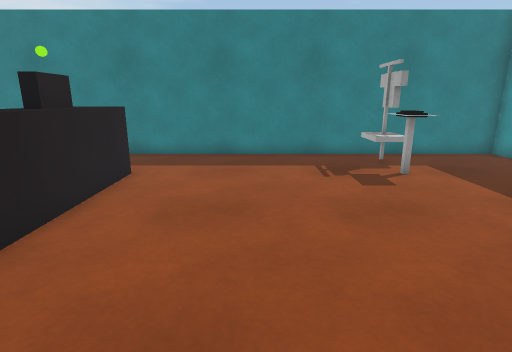
View 1 (above)

12 first-person views from a walk through a scene from a Unity 3-D project. The camera is 1.2 m above the floor, tilts 14° down and sees 80° across. The floor is counted in squares, 0.5 m on a side. Each view is taken from the middle of a square. On the plan, view 1 faces up. The plan holds only what a view shows up to about 19 squares ahead; the rest is blank. The place goes on beyond the plan. The player character is not drawn. Some surface patterns are stand-ins.

View 2
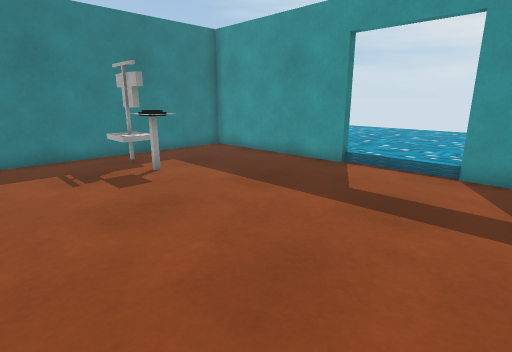

View 3
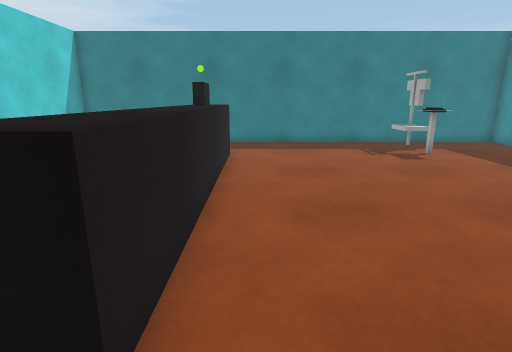

View 4
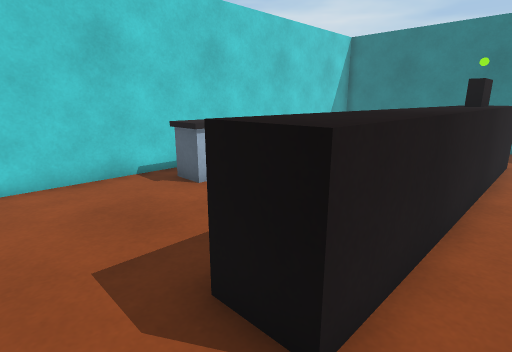

View 5
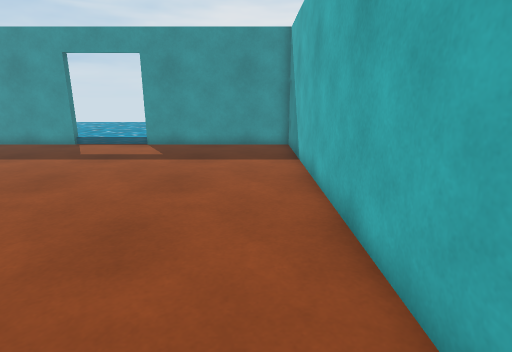

View 6
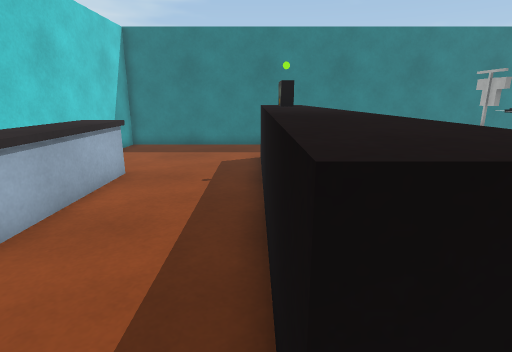

View 7
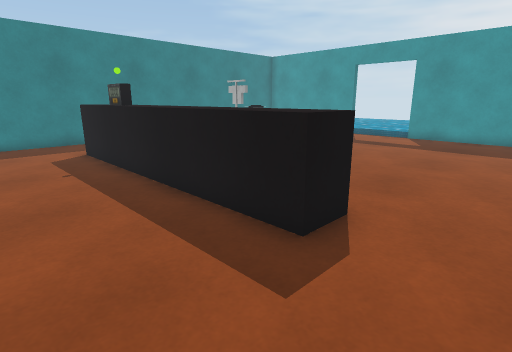

View 8
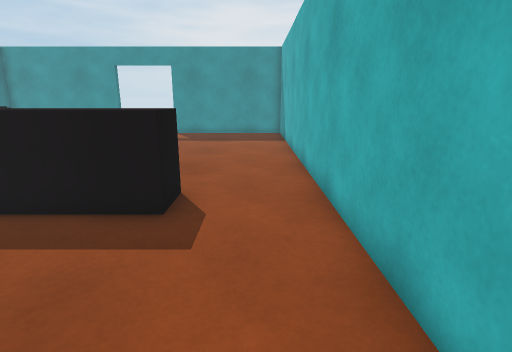

View 9
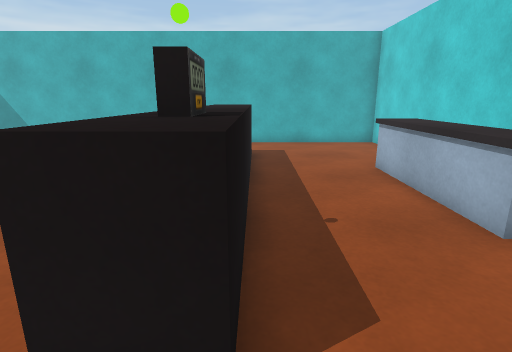

View 10
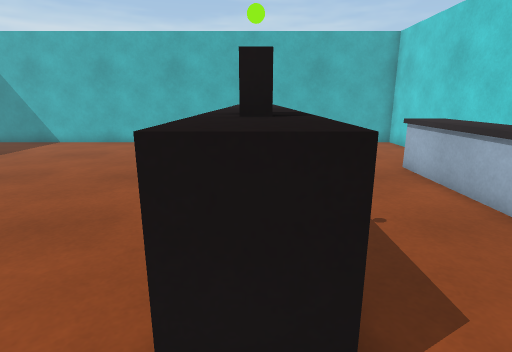

View 11
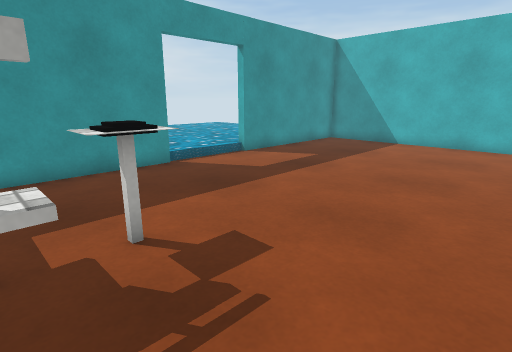

View 12
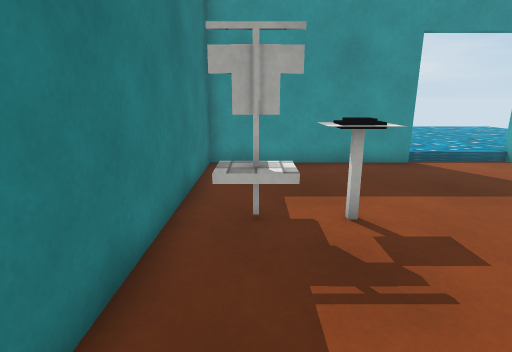

### Floor plan
Key: @ floor where view 1 was taken; # wall or solid block; . main floor; : floor 0.25 m higher than the main floor; / step, stairs or slope; = window, fence, low wall or low ledge; ^ raised ledge; O other object.
Columns run from 13 left of view 1 to 22 right of it. Each row starts with its distance up from view 1.
 14 #########################
 13 #.................#.....#
 12 #.................#.....#
 11 #.................#.....#
 10 #.......^.........O=....#
  9 # .....^^^........=.....#     ::
  8 # .....=O=..............#   :::::
  7 #^^^...=#=..............# ::::::::
  6 #^^^...^^^..............#::::::::::
  5 #^^^...^^^............../:::::::::::
  4 #^^^...^^^............../:::::::::::
  3 #^^^...^^^............../::::::
  2 #^^^...^^^............../:::::::
  1 #^^^...^^^..............#:::::::
  0 #......^^^...@..........#  :::::
 -1 #......^^^..............#   ::::
 -2 #......^^^..............#    :::
 -3 #.......................#
 -4 #.......................#
 -5 #.......................#
 -6 #########################

Where each view was taken, in squares from view 1:
view 1: 0 up, 0 right, facing up
view 2: 0 up, 0 right, facing up-right
view 3: 4 down, 3 left, facing up
view 4: 4 down, 3 left, facing up-left
view 5: 4 down, 6 left, facing right
view 6: 3 down, 6 left, facing up
view 7: 5 down, 10 left, facing up-right
view 8: 4 down, 12 left, facing right
view 9: 12 up, 6 left, facing down
view 10: 12 up, 5 left, facing down
view 11: 12 up, 0 right, facing down-right
view 12: 12 up, 1 left, facing right
